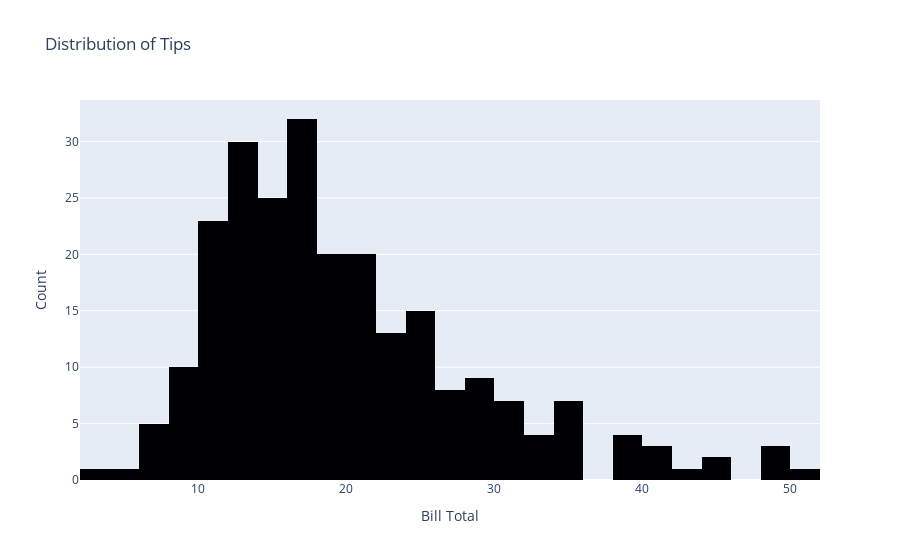

This figure's notebook cell:
### Code cell
# histogram example

color_sequence = px.colors.sequential.Inferno

tip_data = px.data.tips()

fig = px.histogram(tip_data,
                   x='total_bill', 
                   nbins=30,
                   color_discrete_sequence=color_sequence,
                   title='Distribution of Tips')

fig.update_layout(title='Distribution of Tips',
                  xaxis_title='Bill Total',
                  yaxis_title='Count')

fig.show()

### Figure 1 — Plotly figure (JSON) as saved in the notebook; plotly's stock layout.template omitted (floating-point values rounded to 4 significant figures; data arrays with more than 128 entries replaced by an {"elided": "..."} marker saying what was removed)
{"data": [{"alignmentgroup": "True", "bingroup": "x", "hovertemplate": "total_bill=%{x}<br>count=%{y}<extra></extra>", "legendgroup": "", "marker": {"color": "#000004", "pattern": {"shape": ""}}, "name": "", "nbinsx": 30, "offsetgroup": "", "orientation": "v", "showlegend": false, "type": "histogram", "x": {"elided": "244 float values"}, "xaxis": "x", "yaxis": "y"}], "layout": {"barmode": "relative", "legend": {"tracegroupgap": 0}, "title": {"text": "Distribution of Tips"}, "xaxis": {"anchor": "y", "domain": [0, 1], "title": {"text": "Bill Total"}}, "yaxis": {"anchor": "x", "domain": [0, 1], "title": {"text": "Count"}}}}
